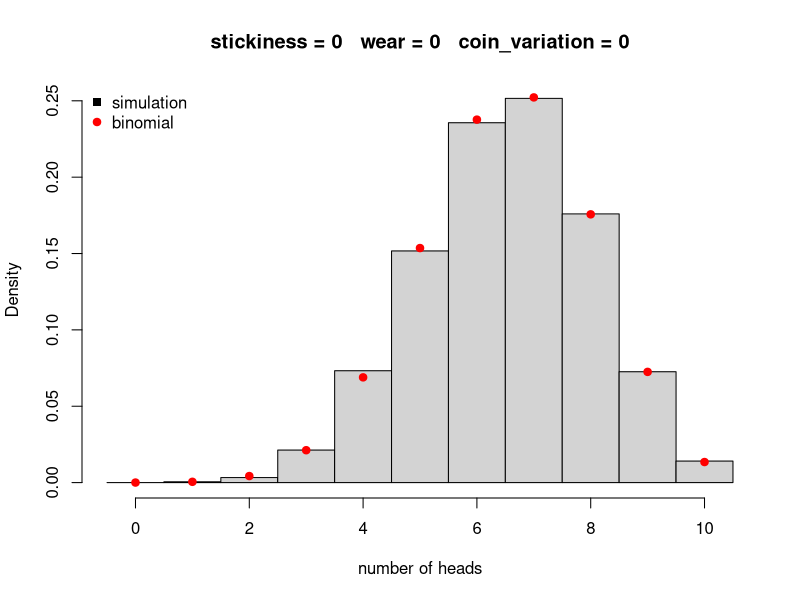

Recreate this plot in R.
p_head <- 0.65
throws <- 10
repeats <- 20000

# The binomial is not just "a bell-ish shape for counts".  It is the shortcut
# for one particular process: every throw has the SAME p(head), and no throw
# influences any other.  Each knob below breaks one of those assumptions.
#
# Set one at a time.  With all three at 0 this is an ordinary coin and the
# binomial fits.  Each knob is built so that the AVERAGE number of heads stays
# at throws * p_head, so whatever changes in the plot is the broken assumption
# showing itself -- not simply a different coin.

stickiness <- 0      # 0-1: a head makes the next throw more likely to be a head
wear <- 0              # 0-1: p(head) slides down across the ten throws
coin_variation <- 0    # 0-1: each repeat is played with a slightly different coin

plot_binomial <- 1

results <- rep(NA, repeats)
for (i in 1: repeats)
{

  # The coin used for this repeat.  With coin_variation = 0 it is always the
  # same coin, which is what the binomial assumes.
  p_coin <- p_head + runif(1, -coin_variation, coin_variation)

  previous <- NA
  number_of_heads <- 0

  for (j in 1:throws)
  {

    # Wear: p(head) starts high and finishes low, centred so that its average
    # across the ten throws is still p_coin.
    p_now <- p_coin + wear/2 - wear * (j - 1)/(throws - 1)

    # Stickiness: the previous throw pulls this one towards itself.  The two
    # adjustments are chosen so that heads still come up a fraction p_coin of
    # the time in the long run.
    if (!is.na(previous))
    {
      if (previous == 1) {p_now <- p_now + stickiness * (1 - p_now)} else {p_now <- p_now * (1 - stickiness)}
    }

    p_now <- min(max(p_now, 0), 1)

    throw <- sample.int(2, size=1, prob=c(1-p_now, p_now))
    throw <- throw - 1

    number_of_heads <- number_of_heads + throw
    previous <- throw

  }

  results[i] <- number_of_heads

}

possible <- 0:throws
breaks <- seq(-0.5, throws + 0.5, by = 1)

h <- hist(results, breaks = breaks, plot = FALSE)
expected <- dbinom(possible, throws, p_head)

title <- paste("stickiness =", stickiness, "  wear =", wear,
               "  coin_variation =", coin_variation)

hist(results, breaks = breaks, freq = FALSE, main = title,
     xlab = "number of heads", ylim = c(0, max(h$density, expected)))

if (plot_binomial)
{
  points(possible, expected, col = "red", pch = 19)
  legend("topleft", legend = c("simulation", "binomial"),
         col = c("black", "red"), pch = c(15, 19), bty = "n")
}

# The average is the same whichever knob is turned.  It is the SPREAD that
# gives the broken assumption away.
cat("simulation:  mean", round(mean(results), 2), " sd", round(sd(results), 2), "\n")
cat("binomial  :  mean", round(throws * p_head, 2),
    " sd", round(sqrt(throws * p_head * (1 - p_head)), 2), "\n")
